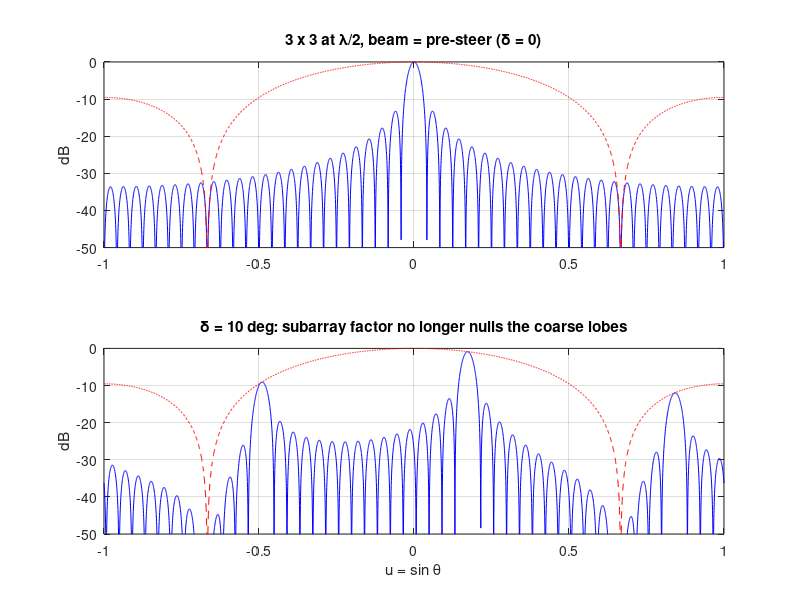
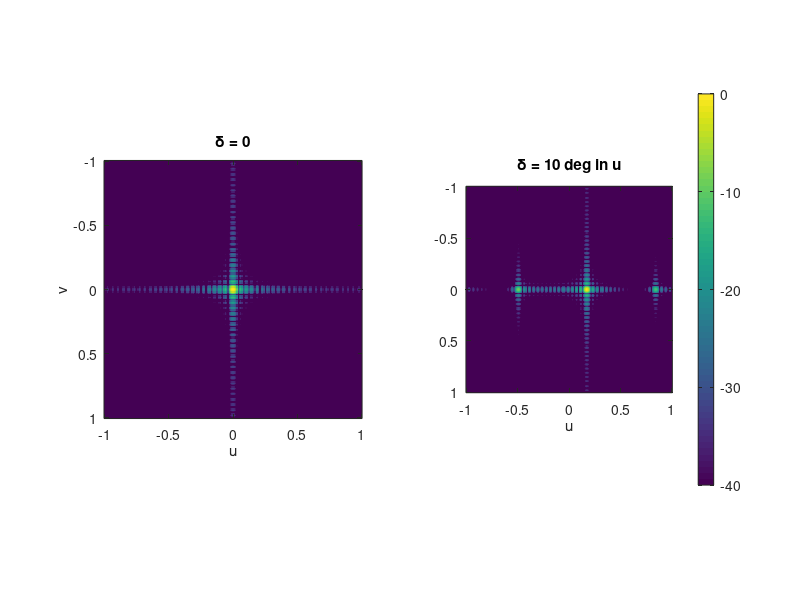

Write the MATLAB code that produced these figures, in order.
%% m19_microbeamforming.m  --  sub-array (micro-) beamforming: subarray factor x coarse array factor
% Purpose : a 48-element line (one axis of a 48 x 48 matrix) at pitch d is grouped into
%           subarrays of m elements. Fine delays inside each subarray steer it to u0 = sin(th0)
%           (pre-steer); coarse delays between subarray centres steer to us = sin(ths). The
%           receive pattern factorizes exactly: P(u) = CAF(u - us) * SF(u - u0), where CAF has
%           grating lobes at us +- p lambda/(m d) and SF has nulls at u0 +- p lambda/(m d).
%           (1) checks the factorization against the direct element sum; (2) tabulates the
%           main-lobe loss SF(delta) and the highest coarse grating lobe versus the pre-steer
%           error delta = ths - th0 for m = 2, 3, 4; (3) the fine-delay span and the curvature
%           error inside a subarray; (4) 2D patterns of the 48 x 48 matrix (separable).
% Change  : m, d/lambda (dl), delta values, N, R.
% Expect  : factorization error ~1e-15. d = lambda/2, 3 x 3: delta = 5 deg: -0.22 dB, lobe -15.2 dB;
%           10 deg: -0.88 dB, -8.3 dB; 20 deg: -3.73 dB, lobe above the main lobe (+0.4 dB).
%           2 x 2 at 10 deg: -0.33 dB, -11.1 dB. 4 x 4 at 10 deg: -1.69 dB, -5.2 dB.
%           Channels of a 48 x 48 matrix: 2304 -> 256 (3 x 3). Fine-delay span (m-1) d sin(th0)/c
%           for 3 x lambda/2 at 37 deg, 5 MHz: 120 ns. Curvature phase pi (m d/2)^2/(lambda R) at
%           R = 20 mm: 0.027 rad.
% Base MATLAB only; runs in MATLAB R2019b+ and GNU Octave 8.
clear; close all; rng(1);

c = 1540; f0 = 5e6; lam = c/f0;                     % m/s, Hz, m
N = 48; dl = 0.5; d = dl*lam;                        % elements, pitch in lambda, pitch (m)
u = linspace(-1, 1, 4001);
SF = @(u, m) abs(sin(m*pi*dl*u) ./ (m*sin(pi*dl*u) + (abs(sin(pi*dl*u)) < 1e-12))) .* (abs(sin(pi*dl*u)) >= 1e-12) + (abs(sin(pi*dl*u)) < 1e-12);

%% (1) Direct element sum versus CAF x SF
m = 3; K = N/m; u0 = sin(0*pi/180); us = sin(10*pi/180);
n = 0:N-1; k = floor(n/m); xi = mod(n, m) - (m-1)/2; Xk = (k + 0.5)*m - N/2;   % positions in pitch units
w = exp(-1i*2*pi*dl*(xi*u0 + Xk*us));                                        % fine + coarse steering
Pdir = abs(exp(1i*2*pi*dl*u(:)*(Xk + xi)) * w(:)).' / N;
CAF  = abs(exp(1i*2*pi*dl*(u(:) - us)*(((0:K-1) + 0.5)*m - N/2)) * ones(K, 1)).' / K;
Pfac = CAF .* SF(u - u0, m);
fprintf('(1) max |direct - CAF*SF| = %.1e  (m = %d, delta = 10 deg)\n', max(abs(Pdir - Pfac)), m);

%% (2) Loss and grating lobe versus pre-steer error (th0 = 0)
dels = [0 5 10 15 20];
fprintf('\n(2) d = %.2f lambda: main-lobe loss / highest coarse grating lobe re main (dB)\n   delta', dl);
fprintf('       m = %d      ', 2:4); fprintf('\n');
for dd = dels
    fprintf('   %4.0f   ', dd);
    for m = 2:4
        ust = sin(dd*pi/180); loss = 20*log10(SF(ust, m)); gl = -Inf;
        for p = [-2*m:-1, 1:2*m]
            if mod(p, m) == 0, continue; end
            ug = ust + p/(m*dl);
            if abs(ug) <= 1, gl = max(gl, 20*log10(SF(ug, m) + 1e-15) - loss); end
        end
        if gl < -100, fprintf('%6.2f / none    ', loss); else, fprintf('%6.2f / %+5.1f   ', loss, gl); end
    end
    fprintf('\n');
end
fprintf('   channels for 48 x 48: %d -> %d (2x2), %d (3x3), %d (4x4)\n', N^2, (N/2)^2, (N/3)^2, (N/4)^2);

%% (3) Fine-delay span and curvature error
th0 = 37*pi/180; R = 20e-3;
fprintf('\n(3) fine-delay span (m-1) d sin(th0)/c, 3 x lambda/2 at 37 deg: %.0f ns\n', 2*d*sin(th0)/c*1e9);
for mm = [3 4 8]
    fprintf('    curvature phase pi (m d/2)^2/(lambda R), m = %d: R = 5 mm %.3f rad, R = 20 mm %.3f rad\n', ...
        mm, pi*(mm*d/2)^2/(lam*5e-3), pi*(mm*d/2)^2/(lam*R));
end

%% (4) Figures: 1D cuts and 2D patterns for delta = 0 and 10 deg (m = 3)
m = 3; K = N/m; k = floor(n/m); xi = mod(n, m) - (m-1)/2; Xk = (k + 0.5)*m - N/2;
Pof = @(u0, us) abs(exp(1i*2*pi*dl*u(:)*(Xk + xi)) * exp(-1i*2*pi*dl*(xi*u0 + Xk*us)).').' / N;
P0 = Pof(0, 0); P10 = Pof(0, sin(10*pi/180));
figure('Name', 'Micro-beamforming cuts');
subplot(2, 1, 1); plot(u, 20*log10(P0 + 1e-6), 'b', u, 20*log10(SF(u, m) + 1e-6), 'r--'); ylim([-50 0]); grid on;
title('3 x 3 at \lambda/2, beam = pre-steer (\delta = 0)'); ylabel('dB');
subplot(2, 1, 2); plot(u, 20*log10(P10 + 1e-6), 'b', u, 20*log10(SF(u, m) + 1e-6), 'r--'); ylim([-50 0]); grid on;
title('\delta = 10 deg: subarray factor no longer nulls the coarse lobes'); xlabel('u = sin \theta'); ylabel('dB');
[UU, VV] = meshgrid(u(1:20:end), u(1:20:end));
vis = (UU.^2 + VV.^2) <= 1;
img = @(Pu) max(20*log10(Pu(1:20:end).' * P0(1:20:end) + 1e-9), -40) .* vis - 45*(~vis);
figure('Name', 'Micro-beamforming 2D');
subplot(1, 2, 1); imagesc(u(1:20:end), u(1:20:end), img(P0).');  axis image; caxis([-40 0]); xlabel('u'); ylabel('v'); title('\delta = 0');
subplot(1, 2, 2); imagesc(u(1:20:end), u(1:20:end), img(P10).'); axis image; caxis([-40 0]); xlabel('u'); title('\delta = 10 deg in u'); colorbar;
